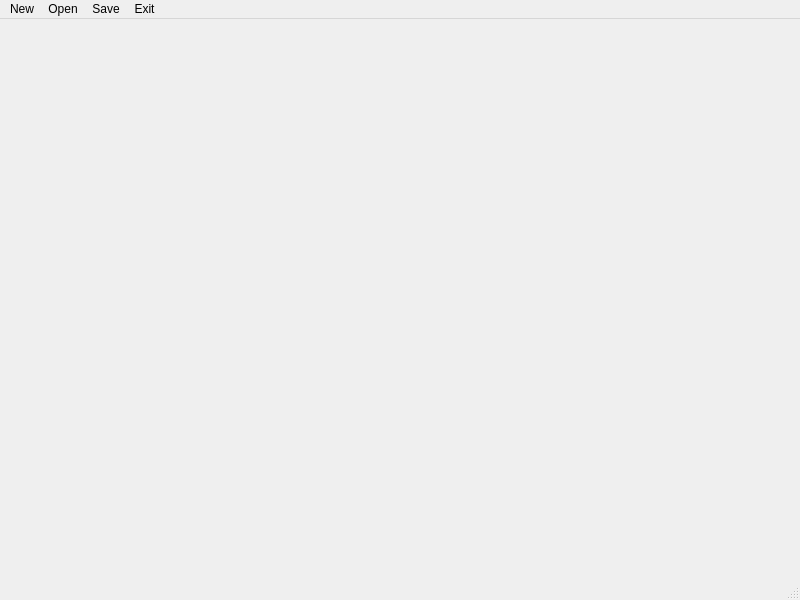
<?xml version="1.0" encoding="UTF-8"?>
<ui version="4.0">
 <class>notepad</class>
 <widget class="QMainWindow" name="notepad">
  <property name="geometry">
   <rect>
    <x>0</x>
    <y>0</y>
    <width>800</width>
    <height>600</height>
   </rect>
  </property>
  <property name="windowTitle">
   <string>notepad</string>
  </property>
  <widget class="QWidget" name="centralwidget"/>
  <widget class="QStatusBar" name="statusbar"/>
  <widget class="QMenuBar" name="menubar">
   <property name="geometry">
    <rect>
     <x>0</x>
     <y>0</y>
     <width>800</width>
     <height>23</height>
    </rect>
   </property>
   <widget class="QMenu" name="menuNew">
    <property name="title">
     <string>New</string>
    </property>
    <addaction name="actionNew"/>
   </widget>
   <widget class="QMenu" name="menuOpen">
    <property name="title">
     <string>Open</string>
    </property>
   </widget>
   <widget class="QMenu" name="menuSave">
    <property name="title">
     <string>Save</string>
    </property>
    <addaction name="actionSave"/>
   </widget>
   <widget class="QMenu" name="menuNew_2">
    <property name="title">
     <string>Exit</string>
    </property>
    <addaction name="actionExit"/>
   </widget>
   <addaction name="menuNew"/>
   <addaction name="menuOpen"/>
   <addaction name="menuSave"/>
   <addaction name="menuNew_2"/>
  </widget>
  <action name="actionOpen">
   <property name="text">
    <string>Open</string>
   </property>
  </action>
  <action name="actionNew">
   <property name="text">
    <string>New</string>
   </property>
  </action>
  <action name="actionSave">
   <property name="text">
    <string>Save</string>
   </property>
  </action>
  <action name="actionExit">
   <property name="text">
    <string>Exit</string>
   </property>
  </action>
 </widget>
 <resources/>
 <connections/>
</ui>
